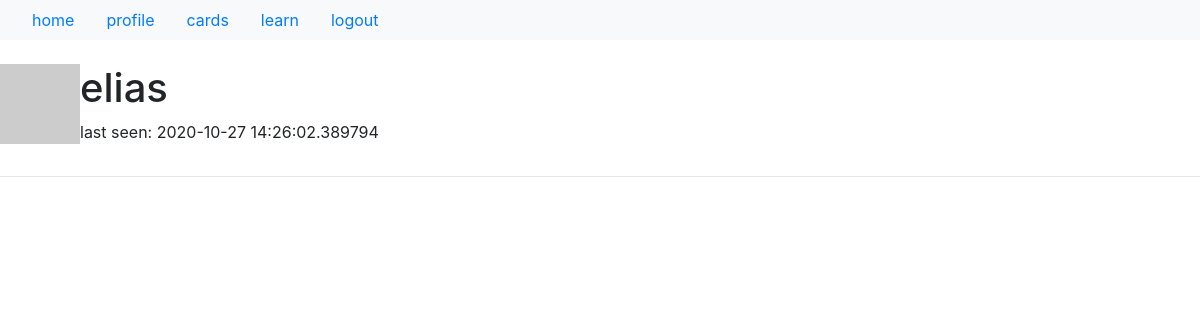
Before: /user/elias (signed in) with the older database file.
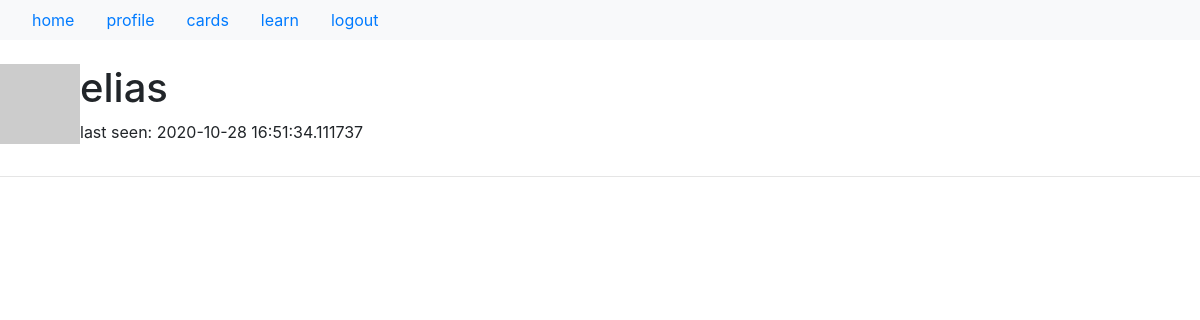
After: the same page with the newer database file.
### app/models.py (models this page shows, shortened)
class User(UserMixin, db.Model):
    id = db.Column(db.Integer, primary_key=True)
    username = db.Column(db.String(64), index=True, unique=True)
    email = db.Column(db.String(120), index=True, unique=True)
    password_hash = db.Column(db.String(128))
    cards = db.relationship('Card', backref='author', lazy='dynamic')
    last_seen = db.Column(db.DateTime, default=datetime.utcnow)
    def avatar(self, size):
        digest = md5(self.email.lower().encode('utf-8')).hexdigest()
        return 'https://www.gravatar.com/avatar/{}?d=identicon&s={}'.format(
                digest, size)

### app/routes.py (the view)
@app.route('/user/<username>') # '<>' denotes dynamic componenet
@login_required
def user(username):
    user = User.query.filter_by(username=username).first_or_404()
    return render_template('user.html', user=user)

### app/models.py (called while the page is built)
@login.user_loader
def load_user(id):
    return User.query.get(int(id))

### app/routes.py (called while the page is built)
@app.before_request
def before_request():
    if current_user.is_authenticated:
        current_user.last_seen = datetime.utcnow()
        db.session.commit()

### app/templates/user.html (shortened to what this page needs)
{% extends "base.html" %}
{% block content %}
    <table>
        <tr valign="top">
            <td><img src="{{ user.avatar(64) }}"></td>
            <td>
                <h1>{{ user.username }}</h1>
                {% if user.last_seen %}
                <p> last seen: {{ user.last_seen }}</p>
                {% endif %}
            </td>
        </tr>
    </table>
    <hr>
{% endblock content %}

### app/templates/base.html (shortened to what this page needs)
<!doctype html>
<html lang="en">
  <head>
    <link rel="stylesheet" href="{{ url_for('static', filename='styles.css') }}">
    <link rel="stylesheet" href="https://maxcdn.bootstrapcdn.com/bootstrap/4.0.0/css/bootstrap.min.css">
    </head>
    <body>
            <header class="masthead mb-auto">
                    <nav class="nav nav-masthead bg-light justify-content-start px-3">
                        <a class="nav-link active" href="{{ url_for('index') }}">home</a>
                        {% if current_user.is_anonymous %}
                        <a class="nav-link" href="{{ url_for('login') }}">login</a>
                        {% else %}
                        <a class="nav-link" href="{{ url_for('user', username=current_user.username) }}">profile</a>
                        <a class="nav-link" href="{{ url_for('cards', username=current_user.username) }}">cards</a>
                        <a class="nav-link" href="{{ url_for('learn', username=current_user.username) }}">learn</a>
                        <a class="nav-link" href="{{ url_for('logout') }}">logout</a>
                        {% endif %}
                    </nav>
            </header>
            <br>
        {% block content %}{% endblock content%}
    </body>
</html>

### app/static/styles.css (style rules this page uses)
* { margin: 0; padding: 0; }

Changed rows visible on the page:
changed User "elias": last_seen "2020-10-27 14:26:02.389794" → "2020-10-28 16:51:34.111737"
